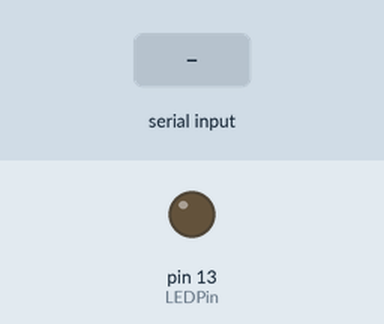
Bench run of a sketch on a simulated Arduino Uno, built with avr-gcc and run on an emulated ATmega328P. Shown: output pins drawn as LEDs (lit = HIGH). Inputs (shaded band) come from the test bench.

Above: at 1.2 s.
1.3 s: "E" received over Serial
At 2.1 s:
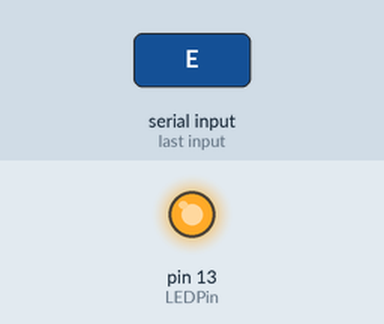
2.8 s: "D" received over Serial
At 3.3 s:
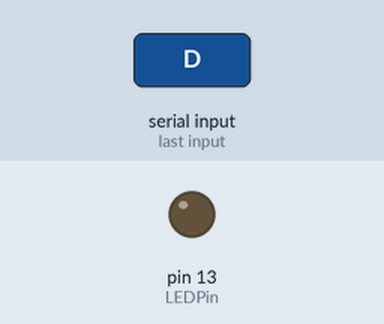
Timing chart, 0 to 5.8 s (numbered marks = the images above; inputs shaded):
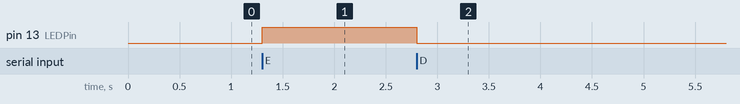

Measured:
- after the input at 1.3 s, pin 13 (LEDPin): LOW → HIGH at once
- after the input at 2.8 s, pin 13 (LEDPin): HIGH → LOW at once

The sketch:

02-_Blink_LED.ino
```cpp
int LEDPin = 13;


void setup()
{
  Serial.begin(9600);

  pinMode(LEDPin, OUTPUT);

  digitalWrite(LEDPin, LOW);
}

void loop()
{
  if(Serial.available())
  {
    char data = Serial.read();
    if (data == 'E'){
        digitalWrite(LEDPin, HIGH);
    }
    else if (data == 'D'){
        digitalWrite(LEDPin, LOW);
    }
  }
}
```
